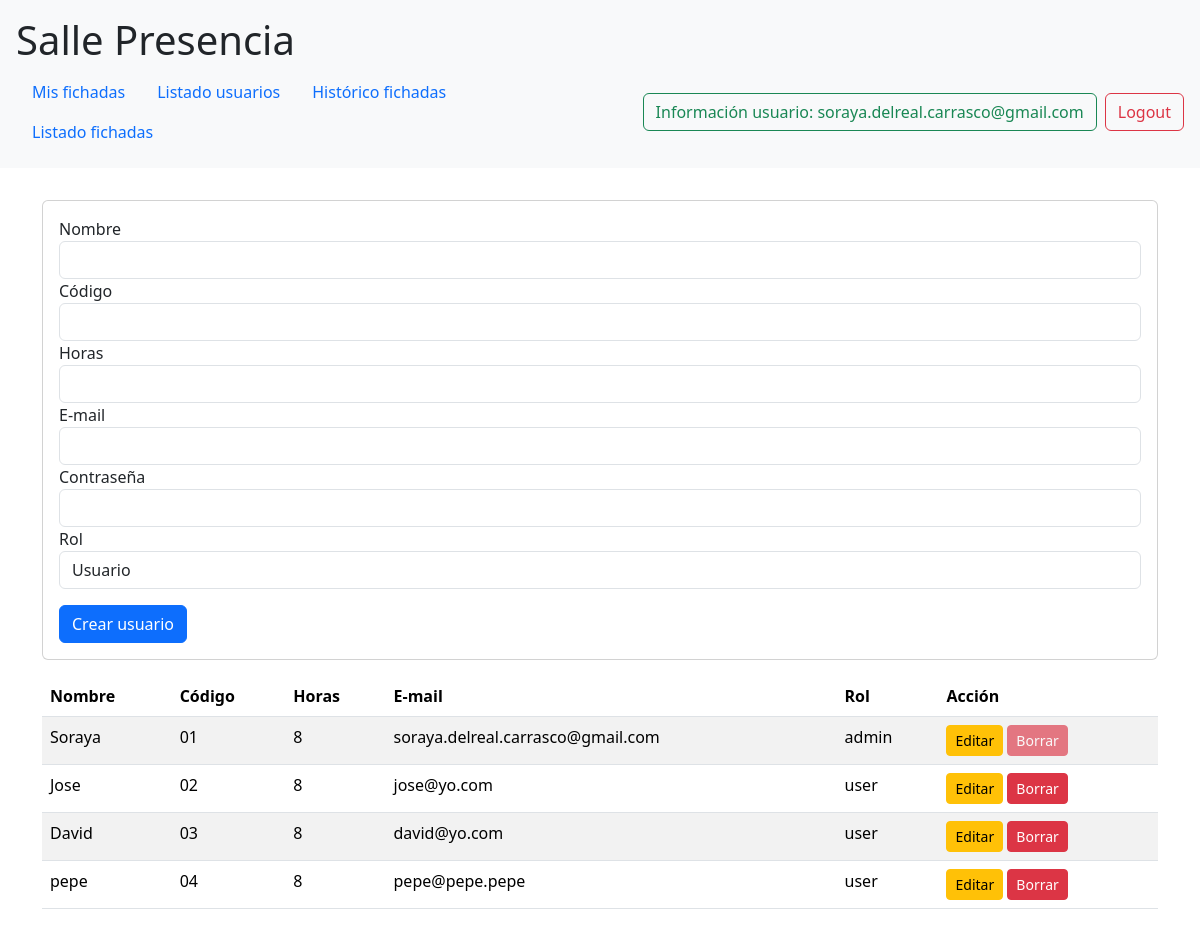
/gestionusuarios.php (signed in), run on the app's committed database.
### tables this page shows
CREATE TABLE `usuarios` (
  `id_usuario` int(11) NOT NULL AUTO_INCREMENT,
  `nombre` varchar(100) NOT NULL,
  `email` varchar(45) NOT NULL,
  `password` varchar(145) NOT NULL,
  `codigo` varchar(50) NOT NULL,
  `horas` int(11) NOT NULL,
  `rol` varchar(5) NOT NULL,
  PRIMARY KEY (`id_usuario`),
  UNIQUE KEY `email_unique` (`email`)
);

### conexion.php (called while the page is built, shortened)
<?php
    class Conexion {
        public function conecta(
            $host = self::HOST,
            $base_de_datos = self::BASE_DE_DATOS,
            $usuario = self::USUARIO,
            $contrasena = self::CONTRASENA,
        ) {
            try {
                $link = new PDO(
                    "mysql:host=".$host.";dbname=".$base_de_datos,
                    $usuario,
                    $contrasena,
                );
                return $link;
            } catch (PDOException $e) {
                die("Error connecting to the database: ". $e->getMessage());
            }
        }
    }
?>

### clsUsuario.php (called while the page is built, shortened)
<?php
require_once 'conexion.php';
class Usuario extends Conexion
{
  public function listar()
  {
    $sql = "SELECT id_usuario, nombre, email, codigo, horas, rol FROM usuarios";
    $bd_conexion = $this->conecta()->prepare($sql);
    $bd_conexion->execute();
    $respuesta = $bd_conexion->fetchAll(PDO::FETCH_ASSOC);
    return $respuesta;
  }
}

### gestionusuarios.php (the view, shortened to what this page needs)
<!DOCTYPE html>
<html lang="es">
<head>
  <?php require_once "headContenido.php"; ?>
</head>
<body>
  <?php
  require_once "cabecera.php";
  ?>
  <div class="container">
    <div class="row">
      <div class="col-12">
        <?php
        require_once "clsUsuario.php";
        ?>
        <div class="card mt-3">
          <div class="card-body">
            <form
              method="POST"
              <?php if (isset($usuario_c_e)): ?>
              action="gestionusuarios.php?accion=editar&id=<?php echo $usuario_c_e->getId() ?>"
              <?php else: ?>
              action="gestionusuarios.php?accion=crear"
              <?php endif; ?>>
              <div class="form-group">
                <label for="nombre">Nombre</label>
                <input
                  type="text"
                  class="form-control"
                  id="nombre"
                  name="nombre"
                  maxlength="255"
                  required
                  <?php if (isset($usuario_c_e)): ?>value="<?php echo $usuario_c_e->getNombre() ?>" <?php endif; ?>>
              </div>
              <div class="form-group">
                <label for="codigo">Código</label>
                <input
                  type="number"
                  class="form-control"
                  id="codigo"
                  name="codigo"
                  required
                  <?php if (isset($usuario_c_e)): ?>value="<?php echo $usuario_c_e->getCodigo() ?>" <?php endif; ?>>
              </div>
              <div class="form-group">
                <label for="horas">Horas</label>
                <input
                  type="number"
                  class="form-control"
                  id="horas"
                  name="horas"
                  required
                  <?php if (isset($usuario_c_e)): ?>value="<?php echo $usuario_c_e->getHoras() ?>" <?php endif; ?>>
              </div>
              <div class="form-group">
                <label for="email">E-mail</label>
                <input
                  type="email"
                  class="form-control"
                  id="email"
                  name="email"
                  required
                  <?php if (isset($usuario_c_e)): ?>value="<?php echo $usuario_c_e->getEmail() ?>" <?php endif; ?>>
              </div>
              <div class="form-group">
                <label for="contrasena">Contraseña</label>
                <input
                  type="password"
                  class="form-control"
                  id="contrasena"
                  name="contrasena"
                  <?php if (!isset($usuario_c_e)): ?>required<?php endif; ?>>
              </div>
              <div class="form-group">
                <label for="rol">Rol</label>
                <select
                  class="form-control"
                  id="rol"
                  name="rol"
                  <?php if (isset($usuario_c_e) && $usuario_c_e->getId() === $_SESSION["usuario"]["id"]): ?>disabled<?php endif; ?>
                >
                  <option
                    value="user"
                    <?php if (isset($usuario_c_e) && $usuario_c_e->getRol() === "user"): ?>selected<?php endif; ?>>
                    Usuario
                  </option>
                </select>
              </div>
              <button type="submit" class="btn btn-primary mt-3">
                <?php if (isset($usuario_c_e)): ?>
                  Editar usuario
                <?php else: ?>
                  Crear usuario
                <?php endif; ?>
              </button>
            </form>
          </div>
        </div>
        <?php
        $usuario = new Usuario();
        $listado_usuarios = $usuario->listar();
        ?>
        <table class="table table-striped mt-3">
          <thead>
            <tr>
              <th>Nombre</th>
              <th>Código</th>
              <th>Horas</th>
              <th>E-mail</th>
              <th>Rol</th>
              <th>Acción</th>
            </tr>
          </thead>
          <tbody>
            <?php foreach ($listado_usuarios as $usuario_tabla): ?>
              <tr>
                <td><?php echo $usuario_tabla["nombre"] ?></td>
                <td><?php echo $usuario_tabla["codigo"] ?></td>
                <td><?php echo $usuario_tabla["horas"] ?></td>
                <td><?php echo $usuario_tabla["email"] ?></td>
                <td><?php echo $usuario_tabla["rol"] ?></td>
                <td>
                  <a
                    href="gestionusuarios.php?id=<?php echo $usuario_tabla["id_usuario"] ?>&amp;accion=cargar_editar"
                    class="btn btn-warning btn-sm">
                    Editar</a>
                  <a
                    href="gestionusuarios.php?id=<?php echo $usuario_tabla["id_usuario"] ?>&amp;accion=eliminar"
                    class="btn btn-danger btn-sm <?php if ($usuario_tabla["id_usuario"] === $_SESSION["usuario"]["id"]): ?>disabled<?php endif; ?>">
                    Borrar
                  </a>
                </td>
              </tr>
            <?php endforeach; ?>
          </tbody>
        </table>
      </div>
    </div>
  </div>
</body>
</html>

### data on the page
usuarios: nombre "Soraya", codigo "01", horas "8", email "soraya.delreal.carrasco@gmail.com", rol "admin"
usuarios: nombre "Jose", codigo "02", horas "8", email "jose@yo.com", rol "user"
usuarios: nombre "David", codigo "03", horas "8", email "david@yo.com", rol "user"
usuarios: nombre "pepe", codigo "04", horas "8", email "pepe@pepe.pepe", rol "user"

### other printed values
$_SESSION["usuario"]["email"] "soraya.delreal.carrasco@gmail.com"
